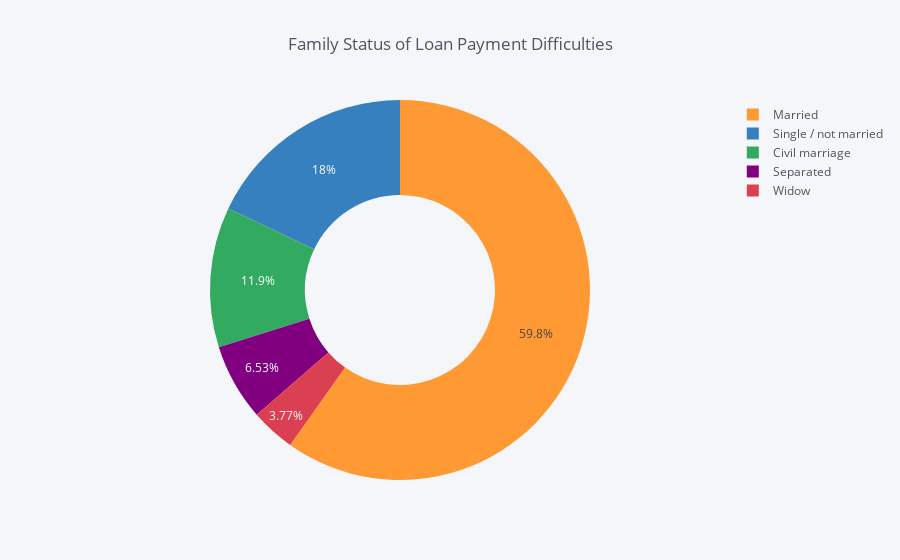

Notebook code for this chart:
### Code cell
# Family Status of Loan Payment Difficulties
c1 = target1['NAME_FAMILY_STATUS'].value_counts()
df = pd.DataFrame({'labels': c1.index,'values': c1.values})
df.iplot(kind = 'pie', labels = 'labels',values = 'values', title = 'Family Status of Loan Payment Difficulties', hole = 0.5)

### Figure 1 — Plotly figure (JSON) as saved in the notebook; plotly's stock layout.template omitted (floating-point values rounded to 4 significant figures)
{"data": [{"hole": 0.5, "labels": ["Married", "Single / not married", "Civil marriage", "Separated", "Widow"], "marker": {"colors": ["rgba(255, 153, 51, 1.0)", "rgba(55, 128, 191, 1.0)", "rgba(50, 171, 96, 1.0)", "rgba(128, 0, 128, 1.0)", "rgba(219, 64, 82, 1.0)"]}, "name": "", "type": "pie", "values": [14850, 4457, 2961, 1620, 937]}], "layout": {"legend": {"bgcolor": "#F5F6F9", "font": {"color": "#4D5663"}}, "paper_bgcolor": "#F5F6F9", "plot_bgcolor": "#F5F6F9", "title": "Family Status of Loan Payment Difficulties", "titlefont": {"color": "#4D5663"}}}
